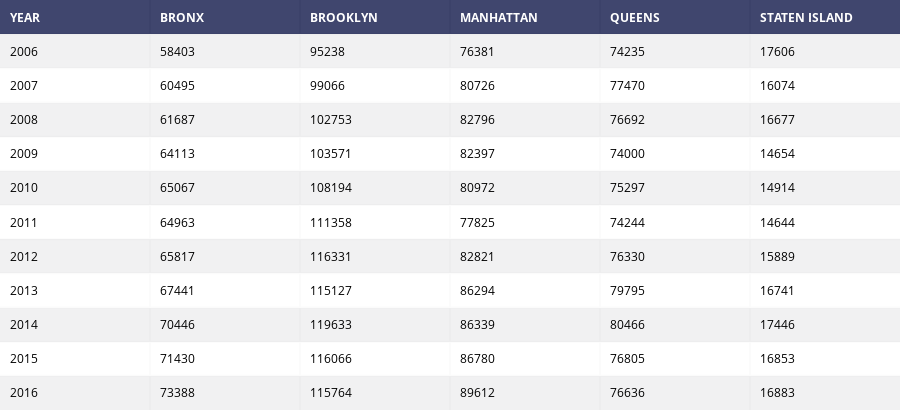
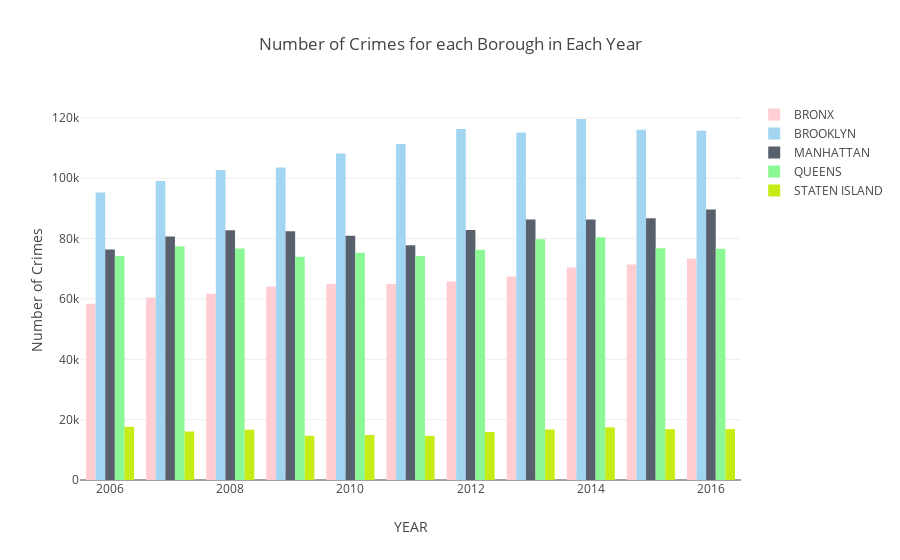

The code cell stored with these charts, in order, in its notebook:
### Code cell
import pandas as pd
import numpy as np
import scipy as sp
import plotly as py
from plotly.graph_objs import *
import plotly.figure_factory as ff
py.offline.init_notebook_mode(connected=True)
print('Python version ' + sys.version)
print('Pandas version ' + pd.__version__)
print('Matplotlib version ' + matplotlib.__version__)

df = pd.read_csv('/Users/cj/Downloads/test.csv')
print(df.columns)

table = ff.create_table(df)
py.offline.iplot(table, filename='jupyter/table1')

trace_BRONX = Bar(x=df.YEAR,
                  y=df.BRONX,
                  name='BRONX',
                  marker=dict(color='#ffcdd2'))

trace_BROOKLYN = Bar(x=df['YEAR'],
                y=df['BROOKLYN'],
                name='BROOKLYN',
                marker=dict(color='#A2D5F2'))

trace_MANHATTAN = Bar(x=df['YEAR'],
                y=df['MANHATTAN'],
                name='MANHATTAN',
                marker=dict(color='#59606D'))

trace_QUEENS = Bar(x=df['YEAR'],
                y=df['QUEENS'],
                name='QUEENS',
                marker=dict(color='#8cf795'))

trace_STATEN_ISLAND = Bar(x=df['YEAR'],
                y=df['STATEN ISLAND'],
                name='STATEN ISLAND',
                marker=dict(color='#c5ed15'))

data = [trace_BRONX, trace_BROOKLYN, trace_MANHATTAN, trace_QUEENS, trace_STATEN_ISLAND]
layout = Layout(title="Number of Crimes for each Borough in Each Year",
                xaxis=dict(title='YEAR'),
                yaxis=dict(title='Number of Crimes'))
fig = Figure(data=data, layout=layout)

py.offline.iplot(fig, filename='jupyter/styled_bar')

### Figure 1 — Plotly figure (JSON) as saved in the notebook; plotly's stock layout.template omitted (floating-point values rounded to 4 significant figures)
{"data": [{"colorscale": [[0, "#00083e"], [0.5, "#ededee"], [1, "#ffffff"]], "hoverinfo": "none", "opacity": 0.75, "showscale": false, "type": "heatmap", "z": [[0, 0, 0, 0, 0, 0], [0.5, 0.5, 0.5, 0.5, 0.5, 0.5], [1, 1, 1, 1, 1, 1], [0.5, 0.5, 0.5, 0.5, 0.5, 0.5], [1, 1, 1, 1, 1, 1], [0.5, 0.5, 0.5, 0.5, 0.5, 0.5], [1, 1, 1, 1, 1, 1], [0.5, 0.5, 0.5, 0.5, 0.5, 0.5], [1, 1, 1, 1, 1, 1], [0.5, 0.5, 0.5, 0.5, 0.5, 0.5], [1, 1, 1, 1, 1, 1], [0.5, 0.5, 0.5, 0.5, 0.5, 0.5]]}], "layout": {"annotations": [{"align": "left", "font": {"color": "#ffffff"}, "showarrow": false, "text": "<b>YEAR</b>", "x": -0.45, "xanchor": "left", "xref": "x1", "y": 0, "yref": "y1"}, {"align": "left", "font": {"color": "#ffffff"}, "showarrow": false, "text": "<b>BRONX</b>", "x": 0.55, "xanchor": "left", "xref": "x1", "y": 0, "yref": "y1"}, {"align": "left", "font": {"color": "#ffffff"}, "showarrow": false, "text": "<b>BROOKLYN</b>", "x": 1.55, "xanchor": "left", "xref": "x1", "y": 0, "yref": "y1"}, {"align": "left", "font": {"color": "#ffffff"}, "showarrow": false, "text": "<b>MANHATTAN</b>", "x": 2.55, "xanchor": "left", "xref": "x1", "y": 0, "yref": "y1"}, {"align": "left", "font": {"color": "#ffffff"}, "showarrow": false, "text": "<b>QUEENS</b>", "x": 3.55, "xanchor": "left", "xref": "x1", "y": 0, "yref": "y1"}, {"align": "left", "font": {"color": "#ffffff"}, "showarrow": false, "text": "<b>STATEN ISLAND</b>", "x": 4.55, "xanchor": "left", "xref": "x1", "y": 0, "yref": "y1"}, {"align": "left", "font": {"color": "#000000"}, "showarrow": false, "text": "2006", "x": -0.45, "xanchor": "left", "xref": "x1", "y": 1, "yref": "y1"}, {"align": "left", "font": {"color": "#000000"}, "showarrow": false, "text": "58403", "x": 0.55, "xanchor": "left", "xref": "x1", "y": 1, "yref": "y1"}, {"align": "left", "font": {"color": "#000000"}, "showarrow": false, "text": "95238", "x": 1.55, "xanchor": "left", "xref": "x1", "y": 1, "yref": "y1"}, {"align": "left", "font": {"color": "#000000"}, "showarrow": false, "text": "76381", "x": 2.55, "xanchor": "left", "xref": "x1", "y": 1, "yref": "y1"}, {"align": "left", "font": {"color": "#000000"}, "showarrow": false, "text": "74235", "x": 3.55, "xanchor": "left", "xref": "x1", "y": 1, "yref": "y1"}, {"align": "left", "font": {"color": "#000000"}, "showarrow": false, "text": "17606", "x": 4.55, "xanchor": "left", "xref": "x1", "y": 1, "yref": "y1"}, {"align": "left", "font": {"color": "#000000"}, "showarrow": false, "text": "2007", "x": -0.45, "xanchor": "left", "xref": "x1", "y": 2, "yref": "y1"}, {"align": "left", "font": {"color": "#000000"}, "showarrow": false, "text": "60495", "x": 0.55, "xanchor": "left", "xref": "x1", "y": 2, "yref": "y1"}, {"align": "left", "font": {"color": "#000000"}, "showarrow": false, "text": "99066", "x": 1.55, "xanchor": "left", "xref": "x1", "y": 2, "yref": "y1"}, {"align": "left", "font": {"color": "#000000"}, "showarrow": false, "text": "80726", "x": 2.55, "xanchor": "left", "xref": "x1", "y": 2, "yref": "y1"}, {"align": "left", "font": {"color": "#000000"}, "showarrow": false, "text": "77470", "x": 3.55, "xanchor": "left", "xref": "x1", "y": 2, "yref": "y1"}, {"align": "left", "font": {"color": "#000000"}, "showarrow": false, "text": "16074", "x": 4.55, "xanchor": "left", "xref": "x1", "y": 2, "yref": "y1"}, {"align": "left", "font": {"color": "#000000"}, "showarrow": false, "text": "2008", "x": -0.45, "xanchor": "left", "xref": "x1", "y": 3, "yref": "y1"}, {"align": "left", "font": {"color": "#000000"}, "showarrow": false, "text": "61687", "x": 0.55, "xanchor": "left", "xref": "x1", "y": 3, "yref": "y1"}, {"align": "left", "font": {"color": "#000000"}, "showarrow": false, "text": "102753", "x": 1.55, "xanchor": "left", "xref": "x1", "y": 3, "yref": "y1"}, {"align": "left", "font": {"color": "#000000"}, "showarrow": false, "text": "82796", "x": 2.55, "xanchor": "left", "xref": "x1", "y": 3, "yref": "y1"}, {"align": "left", "font": {"color": "#000000"}, "showarrow": false, "text": "76692", "x": 3.55, "xanchor": "left", "xref": "x1", "y": 3, "yref": "y1"}, {"align": "left", "font": {"color": "#000000"}, "showarrow": false, "text": "16677", "x": 4.55, "xanchor": "left", "xref": "x1", "y": 3, "yref": "y1"}, {"align": "left", "font": {"color": "#000000"}, "showarrow": false, "text": "2009", "x": -0.45, "xanchor": "left", "xref": "x1", "y": 4, "yref": "y1"}, {"align": "left", "font": {"color": "#000000"}, "showarrow": false, "text": "64113", "x": 0.55, "xanchor": "left", "xref": "x1", "y": 4, "yref": "y1"}, {"align": "left", "font": {"color": "#000000"}, "showarrow": false, "text": "103571", "x": 1.55, "xanchor": "left", "xref": "x1", "y": 4, "yref": "y1"}, {"align": "left", "font": {"color": "#000000"}, "showarrow": false, "text": "82397", "x": 2.55, "xanchor": "left", "xref": "x1", "y": 4, "yref": "y1"}, {"align": "left", "font": {"color": "#000000"}, "showarrow": false, "text": "74000", "x": 3.55, "xanchor": "left", "xref": "x1", "y": 4, "yref": "y1"}, {"align": "left", "font": {"color": "#000000"}, "showarrow": false, "text": "14654", "x": 4.55, "xanchor": "left", "xref": "x1", "y": 4, "yref": "y1"}, {"align": "left", "font": {"color": "#000000"}, "showarrow": false, "text": "2010", "x": -0.45, "xanchor": "left", "xref": "x1", "y": 5, "yref": "y1"}, {"align": "left", "font": {"color": "#000000"}, "showarrow": false, "text": "65067", "x": 0.55, "xanchor": "left", "xref": "x1", "y": 5, "yref": "y1"}, {"align": "left", "font": {"color": "#000000"}, "showarrow": false, "text": "108194", "x": 1.55, "xanchor": "left", "xref": "x1", "y": 5, "yref": "y1"}, {"align": "left", "font": {"color": "#000000"}, "showarrow": false, "text": "80972", "x": 2.55, "xanchor": "left", "xref": "x1", "y": 5, "yref": "y1"}, {"align": "left", "font": {"color": "#000000"}, "showarrow": false, "text": "75297", "x": 3.55, "xanchor": "left", "xref": "x1", "y": 5, "yref": "y1"}, {"align": "left", "font": {"color": "#000000"}, "showarrow": false, "text": "14914", "x": 4.55, "xanchor": "left", "xref": "x1", "y": 5, "yref": "y1"}, {"align": "left", "font": {"color": "#000000"}, "showarrow": false, "text": "2011", "x": -0.45, "xanchor": "left", "xref": "x1", "y": 6, "yref": "y1"}, {"align": "left", "font": {"color": "#000000"}, "showarrow": false, "text": "64963", "x": 0.55, "xanchor": "left", "xref": "x1", "y": 6, "yref": "y1"}, {"align": "left", "font": {"color": "#000000"}, "showarrow": false, "text": "111358", "x": 1.55, "xanchor": "left", "xref": "x1", "y": 6, "yref": "y1"}, {"align": "left", "font": {"color": "#000000"}, "showarrow": false, "text": "77825", "x": 2.55, "xanchor": "left", "xref": "x1", "y": 6, "yref": "y1"}, {"align": "left", "font": {"color": "#000000"}, "showarrow": false, "text": "74244", "x": 3.55, "xanchor": "left", "xref": "x1", "y": 6, "yref": "y1"}, {"align": "left", "font": {"color": "#000000"}, "showarrow": false, "text": "14644", "x": 4.55, "xanchor": "left", "xref": "x1", "y": 6, "yref": "y1"}, {"align": "left", "font": {"color": "#000000"}, "showarrow": false, "text": "2012", "x": -0.45, "xanchor": "left", "xref": "x1", "y": 7, "yref": "y1"}, {"align": "left", "font": {"color": "#000000"}, "showarrow": false, "text": "65817", "x": 0.55, "xanchor": "left", "xref": "x1", "y": 7, "yref": "y1"}, {"align": "left", "font": {"color": "#000000"}, "showarrow": false, "text": "116331", "x": 1.55, "xanchor": "left", "xref": "x1", "y": 7, "yref": "y1"}, {"align": "left", "font": {"color": "#000000"}, "showarrow": false, "text": "82821", "x": 2.55, "xanchor": "left", "xref": "x1", "y": 7, "yref": "y1"}, {"align": "left", "font": {"color": "#000000"}, "showarrow": false, "text": "76330", "x": 3.55, "xanchor": "left", "xref": "x1", "y": 7, "yref": "y1"}, {"align": "left", "font": {"color": "#000000"}, "showarrow": false, "text": "15889", "x": 4.55, "xanchor": "left", "xref": "x1", "y": 7, "yref": "y1"}, {"align": "left", "font": {"color": "#000000"}, "showarrow": false, "text": "2013", "x": -0.45, "xanchor": "left", "xref": "x1", "y": 8, "yref": "y1"}, {"align": "left", "font": {"color": "#000000"}, "showarrow": false, "text": "67441", "x": 0.55, "xanchor": "left", "xref": "x1", "y": 8, "yref": "y1"}, {"align": "left", "font": {"color": "#000000"}, "showarrow": false, "text": "115127", "x": 1.55, "xanchor": "left", "xref": "x1", "y": 8, "yref": "y1"}, {"align": "left", "font": {"color": "#000000"}, "showarrow": false, "text": "86294", "x": 2.55, "xanchor": "left", "xref": "x1", "y": 8, "yref": "y1"}, {"align": "left", "font": {"color": "#000000"}, "showarrow": false, "text": "79795", "x": 3.55, "xanchor": "left", "xref": "x1", "y": 8, "yref": "y1"}, {"align": "left", "font": {"color": "#000000"}, "showarrow": false, "text": "16741", "x": 4.55, "xanchor": "left", "xref": "x1", "y": 8, "yref": "y1"}, {"align": "left", "font": {"color": "#000000"}, "showarrow": false, "text": "2014", "x": -0.45, "xanchor": "left", "xref": "x1", "y": 9, "yref": "y1"}, {"align": "left", "font": {"color": "#000000"}, "showarrow": false, "text": "70446", "x": 0.55, "xanchor": "left", "xref": "x1", "y": 9, "yref": "y1"}, {"align": "left", "font": {"color": "#000000"}, "showarrow": false, "text": "119633", "x": 1.55, "xanchor": "left", "xref": "x1", "y": 9, "yref": "y1"}, {"align": "left", "font": {"color": "#000000"}, "showarrow": false, "text": "86339", "x": 2.55, "xanchor": "left", "xref": "x1", "y": 9, "yref": "y1"}, {"align": "left", "font": {"color": "#000000"}, "showarrow": false, "text": "80466", "x": 3.55, "xanchor": "left", "xref": "x1", "y": 9, "yref": "y1"}, {"align": "left", "font": {"color": "#000000"}, "showarrow": false, "text": "17446", "x": 4.55, "xanchor": "left", "xref": "x1", "y": 9, "yref": "y1"}, {"align": "left", "font": {"color": "#000000"}, "showarrow": false, "text": "2015", "x": -0.45, "xanchor": "left", "xref": "x1", "y": 10, "yref": "y1"}, {"align": "left", "font": {"color": "#000000"}, "showarrow": false, "text": "71430", "x": 0.55, "xanchor": "left", "xref": "x1", "y": 10, "yref": "y1"}, {"align": "left", "font": {"color": "#000000"}, "showarrow": false, "text": "116066", "x": 1.55, "xanchor": "left", "xref": "x1", "y": 10, "yref": "y1"}, {"align": "left", "font": {"color": "#000000"}, "showarrow": false, "text": "86780", "x": 2.55, "xanchor": "left", "xref": "x1", "y": 10, "yref": "y1"}, {"align": "left", "font": {"color": "#000000"}, "showarrow": false, "text": "76805", "x": 3.55, "xanchor": "left", "xref": "x1", "y": 10, "yref": "y1"}, {"align": "left", "font": {"color": "#000000"}, "showarrow": false, "text": "16853", "x": 4.55, "xanchor": "left", "xref": "x1", "y": 10, "yref": "y1"}, {"align": "left", "font": {"color": "#000000"}, "showarrow": false, "text": "2016", "x": -0.45, "xanchor": "left", "xref": "x1", "y": 11, "yref": "y1"}, {"align": "left", "font": {"color": "#000000"}, "showarrow": false, "text": "73388", "x": 0.55, "xanchor": "left", "xref": "x1", "y": 11, "yref": "y1"}, {"align": "left", "font": {"color": "#000000"}, "showarrow": false, "text": "115764", "x": 1.55, "xanchor": "left", "xref": "x1", "y": 11, "yref": "y1"}, {"align": "left", "font": {"color": "#000000"}, "showarrow": false, "text": "89612", "x": 2.55, "xanchor": "left", "xref": "x1", "y": 11, "yref": "y1"}, {"align": "left", "font": {"color": "#000000"}, "showarrow": false, "text": "76636", "x": 3.55, "xanchor": "left", "xref": "x1", "y": 11, "yref": "y1"}, {"align": "left", "font": {"color": "#000000"}, "showarrow": false, "text": "16883", "x": 4.55, "xanchor": "left", "xref": "x1", "y": 11, "yref": "y1"}], "height": 410, "margin": {"b": 0, "l": 0, "r": 0, "t": 0}, "xaxis": {"dtick": 1, "gridwidth": 2, "showticklabels": false, "tick0": -0.5, "ticks": "", "zeroline": false}, "yaxis": {"autorange": "reversed", "dtick": 1, "gridwidth": 2, "showticklabels": false, "tick0": 0.5, "ticks": "", "zeroline": false}}}

### Figure 2 — Plotly figure (JSON) as saved in the notebook; plotly's stock layout.template omitted (floating-point values rounded to 4 significant figures)
{"data": [{"marker": {"color": "#ffcdd2"}, "name": "BRONX", "type": "bar", "x": [2006, 2007, 2008, 2009, 2010, 2011, 2012, 2013, 2014, 2015, 2016], "y": [58403, 60495, 61687, 64113, 65067, 64963, 65817, 67441, 70446, 71430, 73388]}, {"marker": {"color": "#A2D5F2"}, "name": "BROOKLYN", "type": "bar", "x": [2006, 2007, 2008, 2009, 2010, 2011, 2012, 2013, 2014, 2015, 2016], "y": [95238, 99066, 102753, 103571, 108194, 111358, 116331, 115127, 119633, 116066, 115764]}, {"marker": {"color": "#59606D"}, "name": "MANHATTAN", "type": "bar", "x": [2006, 2007, 2008, 2009, 2010, 2011, 2012, 2013, 2014, 2015, 2016], "y": [76381, 80726, 82796, 82397, 80972, 77825, 82821, 86294, 86339, 86780, 89612]}, {"marker": {"color": "#8cf795"}, "name": "QUEENS", "type": "bar", "x": [2006, 2007, 2008, 2009, 2010, 2011, 2012, 2013, 2014, 2015, 2016], "y": [74235, 77470, 76692, 74000, 75297, 74244, 76330, 79795, 80466, 76805, 76636]}, {"marker": {"color": "#c5ed15"}, "name": "STATEN ISLAND", "type": "bar", "x": [2006, 2007, 2008, 2009, 2010, 2011, 2012, 2013, 2014, 2015, 2016], "y": [17606, 16074, 16677, 14654, 14914, 14644, 15889, 16741, 17446, 16853, 16883]}], "layout": {"title": "Number of Crimes for each Borough in Each Year", "xaxis": {"title": "YEAR"}, "yaxis": {"title": "Number of Crimes"}}}
